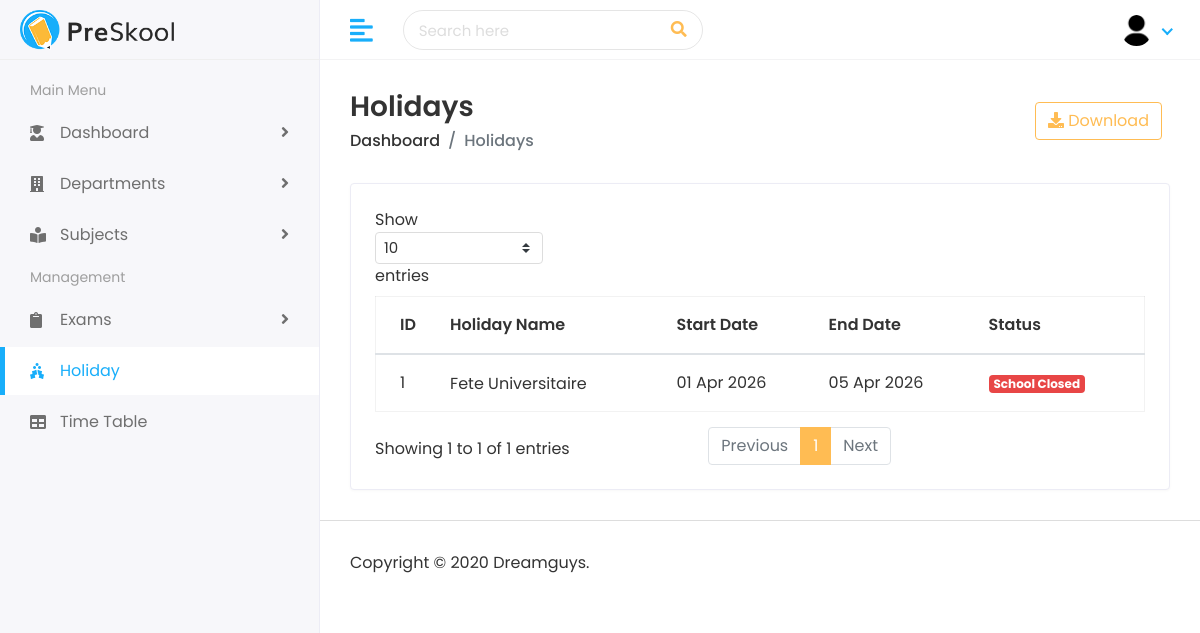
The page /holiday/ (signed in) on the database as committed earlier.
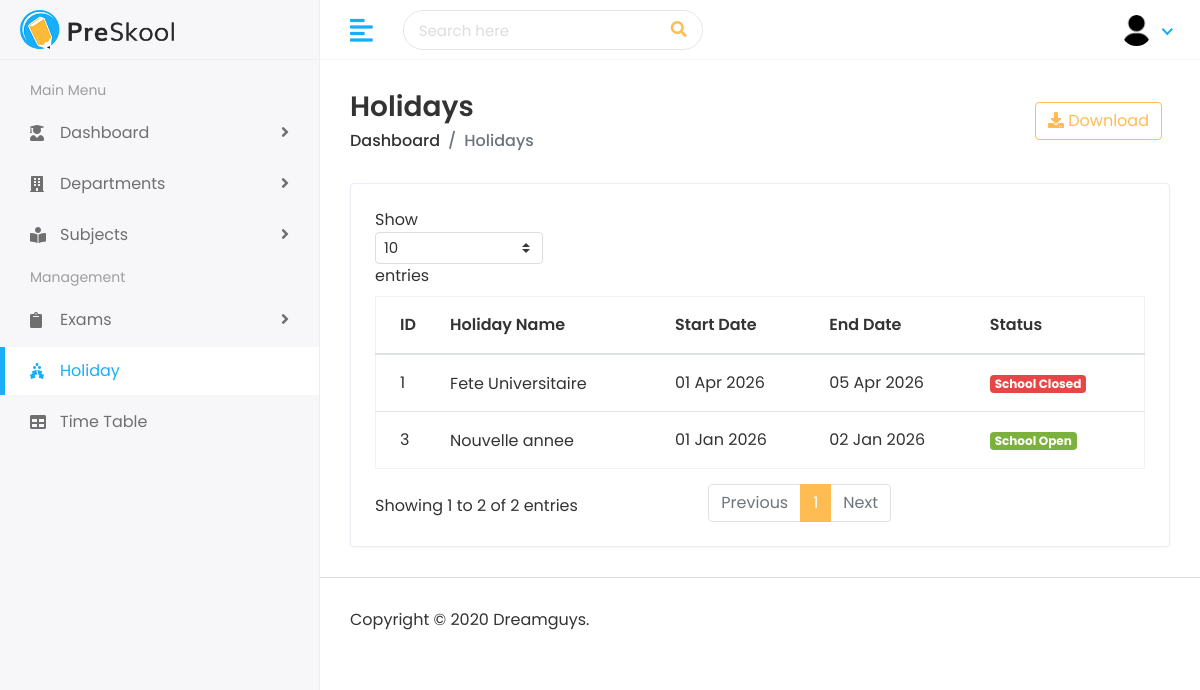
The same page on the database as committed later.
### academic_calendar/models.py (models this page shows, shortened)
class Holiday(models.Model):
    title = models.CharField(max_length=100)
    start_date = models.DateField()
    end_date = models.DateField()
    description = models.TextField(blank=True)
    is_school_closed = models.BooleanField(default=True)
    created_at = models.DateTimeField(auto_now_add=True)

### academic_calendar/views.py (the view)
# urls.py: path('', views.holiday_list, name='holiday_list'),
@login_required
def holiday_list(request):
    holidays = Holiday.objects.all()
    return render(request, 'academic_calendar/holiday.html', {'holidays': holidays})

### templates/academic_calendar/holiday.html (shortened to what this page needs)
{% extends 'Home/base.html' %}
{% load static %}
{% block body %}
<div class="page-wrapper">
    <div class="content container-fluid">
        <div class="page-header">
            <div class="row align-items-center">
                <div class="col">
                    <h3 class="page-title">Holidays</h3>
                    <ul class="breadcrumb">
                        <li class="breadcrumb-item">
                            <a href="{% url 'dashboard' %}">Dashboard</a>
                        </li>
                        <li class="breadcrumb-item active">Holidays</li>
                    </ul>
                </div>
                <div class="col-auto text-right float-right ml-auto">
                    <a href="#" class="btn btn-outline-primary mr-2">
                        <i class="fas fa-download"></i> Download
                    </a>
                </div>
            </div>
        </div>
        <div class="row">
            <div class="col-sm-12">
                <div class="card card-table">
                    <div class="card-body">
                        <div class="table-responsive">
                            <table class="table table-hover table-center mb-0 datatable">
                                <thead>
                                    <tr>
                                        <th>ID</th>
                                        <th>Holiday Name</th>
                                        <th>Start Date</th>
                                        <th>End Date</th>
                                        <th>Status</th>
                                    </tr>
                                </thead>
                                <tbody>
                                    {% for holiday in holidays %}
                                    <tr>
                                        <td>{{ holiday.id }}</td>
                                        <td>
                                            <h2 class="table-avatar">
                                                {{ holiday.title }}
                                            </h2>
                                        </td>
                                        <td>{{ holiday.start_date|date:"d M Y" }}</td>
                                        <td>{{ holiday.end_date|date:"d M Y" }}</td>
                                        <td>
                                            {% if holiday.is_school_closed %}
                                                <span class="badge badge-danger">School Closed</span>
                                            {% else %}
                                                <span class="badge badge-success">School Open</span>
                                            {% endif %}
                                        </td>
                                    </tr>
                                    {% endfor %}
                                </tbody>
                            </table>
                        </div>
                    </div>
                </div>
            </div>
        </div>
    </div>
    <footer>
        <p>Copyright © 2020 Dreamguys.</p>
    </footer>
</div>
{% endblock %}

Rows that differ between the two databases and show on the page:
added Holiday: id "3", title "Nouvelle annee", start_date "01 Jan 2026", end_date "02 Jan 2026", is_school_closed "School Open"
Other text that changed with them:
text written by a page script: "Show entries Showing 1 to 1 of 1 entries Previous 1 Next" → "Show entries Showing 1 to 2 of 2 entries Previous 1 Next"
